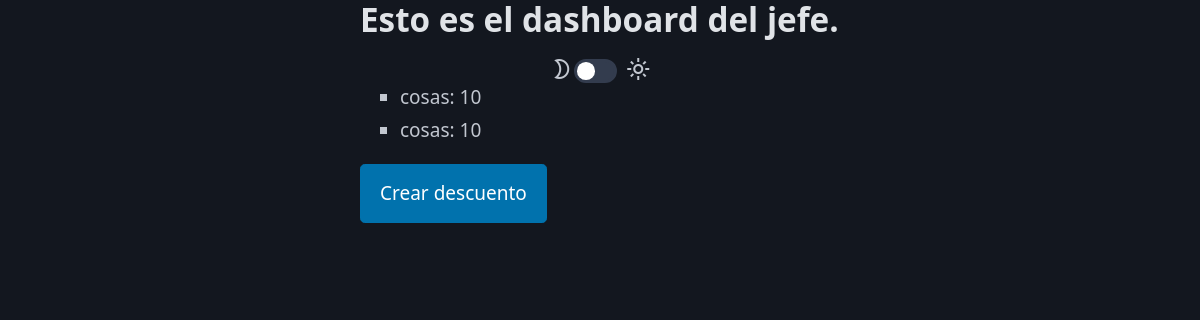
/restaurante/dashboard/ (signed in), run on an earlier commit of the app's database.
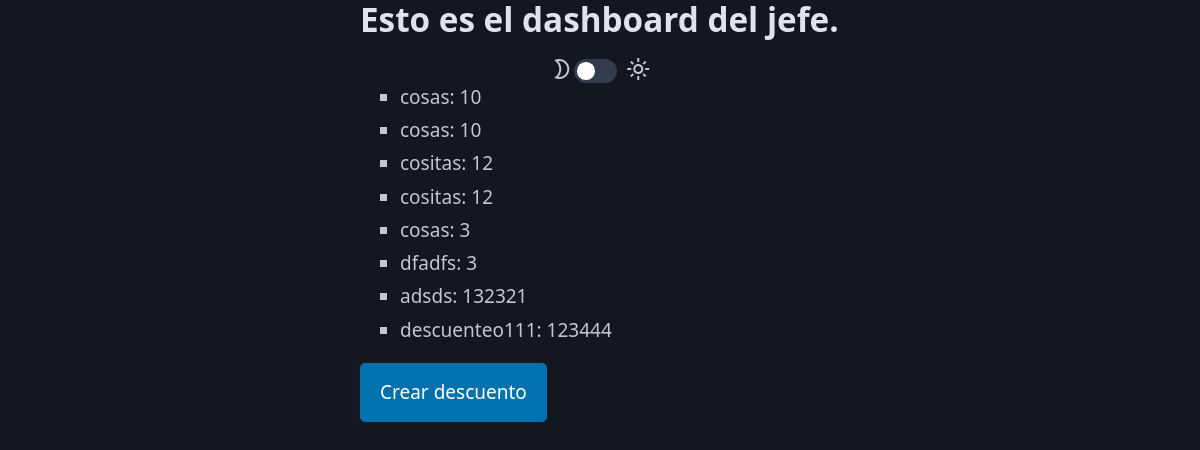
And on a later commit of the database.
### restaurante/models.py (models this page shows)
class Descuento(models.Model):
    nombre = models.CharField(max_length=50)
    porcent = models.IntegerField(default=0)

### restaurante/views.py (the view)
# urls.py: path("dashboard/", views.dashboard, name="dashboard"),
@login_required
def dashboard(request):
    contexto = {"l_descuentos":Descuento.objects.all()}
    if request.user.rol == 'jefe':
        return render(request, 'restaurante/dashboard_jefe.html',contexto)
    if request.user.rol == 'cocinero':
        return render(request, 'restaurante/dashboard_cocinero.html')
    if request.user.rol == 'camarero':
        return render(request, 'restaurante/dashboard_camarero.html')
    return render(request, 'restaurante/dashboard_cliente.html')

### restaurante/templates/restaurante/dashboard_jefe.html (shortened to what this page needs)
<!DOCTYPE html>
<html lang="es" data-theme="dark">
<head>
    <link rel="stylesheet" href="https://cdn.jsdelivr.net/npm/@picocss/pico@2/css/pico.min.css">
    {% load static %}
</head>
<body style="display: flex; justify-content: center; height: 100vh; margin: 0;">
    <div style="width: 40%;">
        <h2>Esto es el dashboard del jefe.</h2>
        <div style="display: flex; justify-content: center;">
            <span class="material-symbols-outlined">mode_night</span>
                <input name="terms" id="tema" type="checkbox" role="switch" style="margin-top: 2px;" />
            <span class="material-symbols-outlined">light_mode</span>
        </div>
        {% if l_descuentos %}
        <ul>
        {% for descuento in l_descuentos %}
        <li>{{ descuento.nombre }}: {{ descuento.porcent }}</li>
        {% endfor %}
        </ul>
        {% else %}
        <p>No hay Descuentos</p>
        {% endif %}
        <button id="creardescuento"><a style="color: white; text-decoration: none;" href="{% url 'add_descuento'%}">Crear descuento</a></button>
    </div>
</body>
</html>

What changed in the data, as far as the page shows it:
added Descuento: nombre "cositas", porcent "12"
added Descuento: nombre "cositas", porcent "12"
added Descuento: nombre "cosas", porcent "3"
added Descuento: nombre "dfadfs", porcent "3"
added Descuento: nombre "adsds", porcent "132321"
added Descuento: nombre "descuenteo111", porcent "123444"
